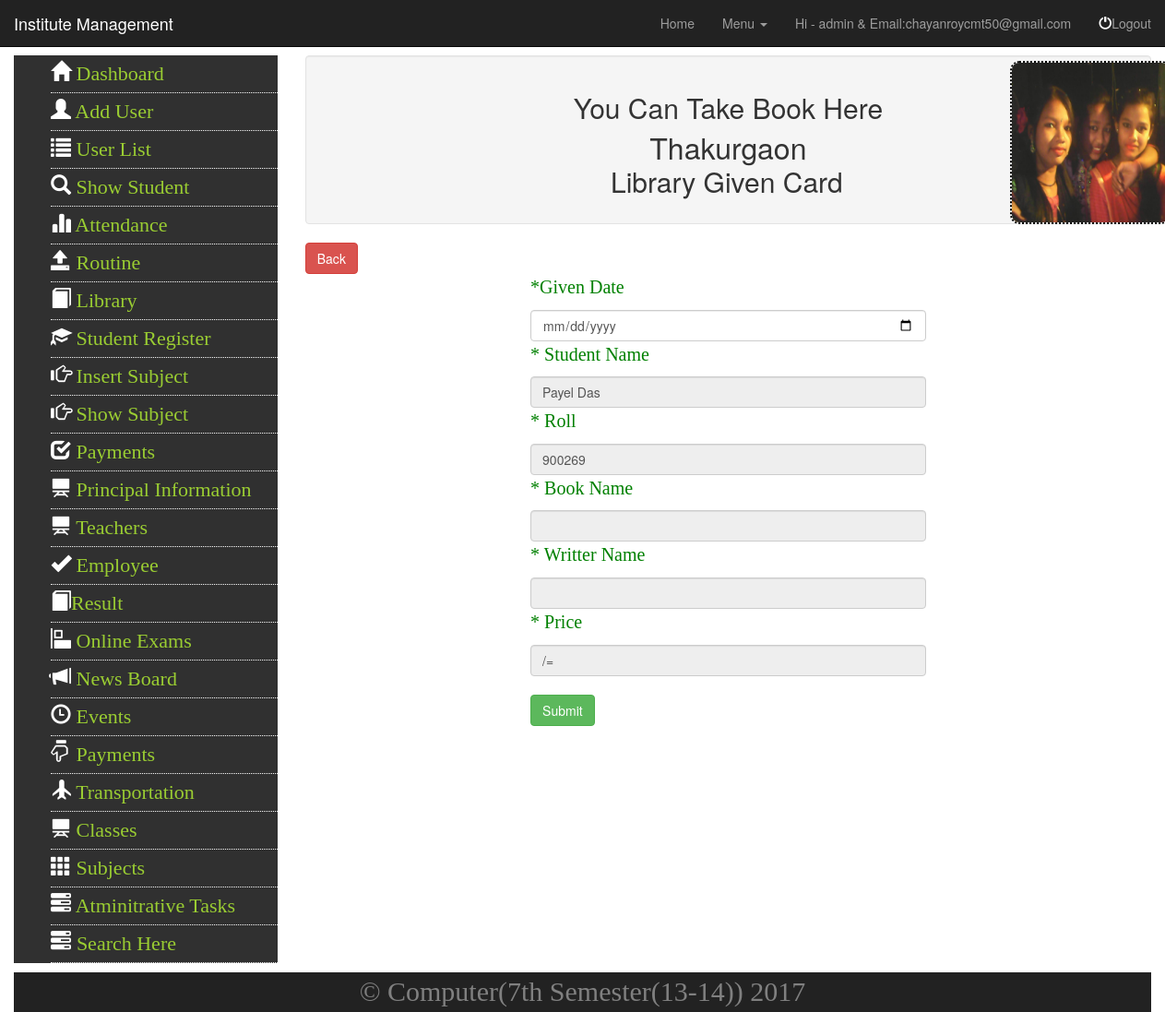
The app's page /library_card.php?libid=900269 (signed in) with its own data.
### tables this page shows
CREATE TABLE `tbl_student` (
  `id` int(11) NOT NULL,
  `name` varchar(255) NOT NULL,
  `roll` int(6) NOT NULL,
  `reg` int(6) NOT NULL,
  `dept` varchar(255) NOT NULL,
  `semester` varchar(255) NOT NULL,
  `shift` varchar(255) NOT NULL,
  `f_name` varchar(255) NOT NULL,
  `m_name` varchar(255) NOT NULL,
  `birth_date` varchar(255) NOT NULL,
  `pre_vill` varchar(255) NOT NULL,
  `pre_post` varchar(255) NOT NULL,
  `pre_thana` varchar(255) NOT NULL,
  `pre_dist` varchar(255) NOT NULL,
  `par_vill` varchar(255) NOT NULL,
  `par_post` varchar(255) NOT NULL,
  `par_thana` varchar(255) NOT NULL,
  `par_dist` varchar(255) NOT NULL,
  `religion` varchar(255) NOT NULL,
  `phone` int(20) NOT NULL,
  `session` varchar(255) NOT NULL,
  `email` varchar(255) NOT NULL,
  `image` varchar(255) NOT NULL
);

### lib/Database.php (called while the page is built, shortened)
<?php
Class Database{
 public $host   = DB_HOST;
 public $user   = DB_USER;
 public $pass   = DB_PASS;
 public $dbname = DB_NAME;
 public $link;
private function connectDB(){
 $this->link = new mysqli($this->host, $this->user, $this->pass,
  $this->dbname);
 }
public function select($query){
  $result = $this->link->query($query) or
   die($this->link->error.__LINE__);
  if($result->num_rows > 0){
    return $result;
  } else {
    return false;
  }
 }
}

### classes/Library.php (called while the page is built, shortened)
<?php
class Library
{
	private $db;
	public function __construct()
	{
	 	$this->db=new Database();
	}
public function Lib_Roll_Name( $libid){
   $query ="SELECT * FROM tbl_student WHERE roll = '$libid'";
    $Lib_Roll_Name = $this->db->select($query);
    return $Lib_Roll_Name;
}
}
 ?>

### lib/Session.php (called while the page is built, shortened)
<?php
class Session{
 public static function get($key){
  if (isset($_SESSION[$key])) {
   return $_SESSION[$key];
  } else {
   return false;
  }
 }
}
?>

### library_card.php (the view, shortened to what this page needs)
<?php include 'inc/sidebar.php'; ?>
<?php include 'classes/Library.php'; ?>
<?php
  $lb = new Library();
?>
<?php
     $book_price= Session::get("book_price");
     $writter_name =Session::get("writter_name");
     $book_name =Session::get("book_name");
 ?>
<?php
if(isset($_GET['libid'])){
  $libid=$_GET['libid'];
}
 ?>
<?php
$lib_roll_name=$lb->Lib_Roll_Name($libid);
if($lib_roll_name){
  while ($result=$lib_roll_name->fetch_assoc()) {
    $s_name=$result['name'];
    $roll=$result['roll'];
    $image=$result['image'];
  }
}
?>
<div class="well text-center">
    <h2 class="thg">You Can Take Book Here</h2><br/>
        <h3 class="lib_text">Thakurgaon</h3><br/>
    <img class="lib_image" src="<?php echo $image; ?>" />
    <strong><h2 class="lib_card">Library Given Card<br/>
</div>
<a href="lib_roll_list.php"><button class="btn btn-danger">Back</button></a>
<div class="container-fluid marginTop">
  <div class="row">
    <div class="col-xs-12 col-sm-7 col-md-6 col-sm-offset-2 col-md-offset-3">
<form class="form-horizontal" action="" method="POST">
  <p style="color:green;font-family: Times new Roman;font-size: 20px;">*Given Date</p>
      <input  type="date" required="" name="g_date" class="form-control" id="" placeholder="Enter Date">
  <p style="color:green;font-family: Times new Roman;font-size: 20px;">* Student Name </p>
    <input type="text" readonly="" class="form-control" value="<?php echo $s_name; ?>" >
  <p style="color:green;font-family: Times new Roman;font-size: 20px;">*  Roll </p>
    <input type="text" readonly=""  class="form-control" value="<?php echo $roll; ?>" >
  <p style="color:green;font-family: Times new Roman;font-size: 20px;">* Book Name </p>
    <input type="text"  readonly=""  class="form-control" value="<?php echo  $book_name?>" >
  <p style="color:green;font-family: Times new Roman;font-size: 20px;">* Writter Name </p>
    <input type="text" readonly=""  class="form-control" value="<?php echo $writter_name ?>" >
  <p style="color:green;font-family: Times new Roman;font-size: 20px;">* Price </p>
    <input type="text" readonly=""  class="form-control" value="<?php echo $book_price;   ?>/=" >
   <br>
   <button type="submit" name="library_card" class="btn btn-success">Submit</button>
   <br>
   <br>
   <br>
</form>
    </div>
  </div>
</div>

### css/style.css (style rules this page uses)
.lib_image { border: 2px dotted black; border-radius: 10px; height: 177px; margin-left: 744px; margin-top: -141px; width: 174px; }
.lib_text { font-size: 32px; margin-top: -21px; }
.lib_card { margin-left: -3px; margin-top: -63px; text-align: center; }

### records on screen
tbl_student: image (picture), name "Payel Das", roll "900269"

### other values on screen
Session::get('userName') "admin"
Session::get('Email') "chayanroycmt50@gmail.com"
